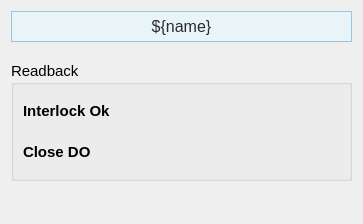
<?xml version="1.0" encoding="UTF-8"?>
<ui version="4.0">
 <class>Form</class>
 <widget class="QWidget" name="Form">
  <property name="geometry">
   <rect>
    <x>0</x>
    <y>0</y>
    <width>363</width>
    <height>224</height>
   </rect>
  </property>
  <property name="sizePolicy">
   <sizepolicy hsizetype="Preferred" vsizetype="Preferred">
    <horstretch>0</horstretch>
    <verstretch>0</verstretch>
   </sizepolicy>
  </property>
  <property name="windowTitle">
   <string>Form</string>
  </property>
  <layout class="QVBoxLayout" name="verticalLayout_2">
   <item>
    <widget class="PyDMLabel" name="PyDMLabel_11">
     <property name="maximumSize">
      <size>
       <width>16777215</width>
       <height>40</height>
      </size>
     </property>
     <property name="font">
      <font>
       <pointsize>12</pointsize>
      </font>
     </property>
     <property name="toolTip">
      <string/>
     </property>
     <property name="styleSheet">
      <string notr="true">    background-color: #e8f4f8;

    border: 1px solid #90c8e0;

    padding: 5px;

    color: rgb(43, 43, 43);</string>
     </property>
     <property name="text">
      <string>${name}</string>
     </property>
     <property name="alignment">
      <set>Qt::AlignCenter</set>
     </property>
    </widget>
   </item>
   <item>
    <spacer name="verticalSpacer_2">
     <property name="orientation">
      <enum>Qt::Vertical</enum>
     </property>
     <property name="sizeType">
      <enum>QSizePolicy::Fixed</enum>
     </property>
     <property name="sizeHint" stdset="0">
      <size>
       <width>20</width>
       <height>13</height>
      </size>
     </property>
    </spacer>
   </item>
   <item>
    <widget class="QGroupBox" name="groupBox">
     <property name="sizePolicy">
      <sizepolicy hsizetype="Preferred" vsizetype="Fixed">
       <horstretch>0</horstretch>
       <verstretch>0</verstretch>
      </sizepolicy>
     </property>
     <property name="minimumSize">
      <size>
       <width>0</width>
       <height>120</height>
      </size>
     </property>
     <property name="font">
      <font>
       <pointsize>11</pointsize>
      </font>
     </property>
     <property name="title">
      <string>Readback</string>
     </property>
     <layout class="QVBoxLayout" name="verticalLayout_14">
      <item>
       <layout class="QHBoxLayout" name="horizontalLayout_4" stretch="1,2">
        <item>
         <layout class="QVBoxLayout" name="verticalLayout">
          <item>
           <widget class="QLabel" name="interlock_ok_label_8">
            <property name="font">
             <font>
              <pointsize>11</pointsize>
             </font>
            </property>
            <property name="styleSheet">
             <string/>
            </property>
            <property name="text">
             <string>&lt;html&gt;&lt;head/&gt;&lt;body&gt;&lt;p&gt;&lt;span style=&quot; font-weight:600;&quot;&gt;Interlock Ok&lt;/span&gt;&lt;/p&gt;&lt;/body&gt;&lt;/html&gt;</string>
            </property>
           </widget>
          </item>
          <item>
           <widget class="QLabel" name="interlock_ok_label_14">
            <property name="font">
             <font>
              <pointsize>11</pointsize>
             </font>
            </property>
            <property name="styleSheet">
             <string/>
            </property>
            <property name="text">
             <string>&lt;html&gt;&lt;head/&gt;&lt;body&gt;&lt;p&gt;&lt;span style=&quot; font-weight:600;&quot;&gt;Close DO&lt;/span&gt;&lt;/p&gt;&lt;/body&gt;&lt;/html&gt;</string>
            </property>
           </widget>
          </item>
         </layout>
        </item>
        <item>
         <layout class="QVBoxLayout" name="verticalLayout_4">
          <item>
           <widget class="PyDMByteIndicator" name="PyDMByteIndicator">
            <property name="toolTip">
             <string/>
            </property>
            <property name="channel">
             <string>ca://${prefix}:CLS_OK_RBV</string>
            </property>
            <property name="showLabels">
             <bool>false</bool>
            </property>
            <property name="circles">
             <bool>true</bool>
            </property>
           </widget>
          </item>
          <item>
           <widget class="PyDMByteIndicator" name="PyDMByteIndicator_7">
            <property name="toolTip">
             <string/>
            </property>
            <property name="channel">
             <string>ca://${prefix}:CLS_DO_RBV</string>
            </property>
            <property name="showLabels">
             <bool>false</bool>
            </property>
            <property name="circles">
             <bool>true</bool>
            </property>
           </widget>
          </item>
         </layout>
        </item>
       </layout>
      </item>
     </layout>
    </widget>
   </item>
   <item>
    <spacer name="verticalSpacer">
     <property name="orientation">
      <enum>Qt::Vertical</enum>
     </property>
     <property name="sizeHint" stdset="0">
      <size>
       <width>20</width>
       <height>89</height>
      </size>
     </property>
    </spacer>
   </item>
  </layout>
 </widget>
 <customwidgets>
  <customwidget>
   <class>PyDMByteIndicator</class>
   <extends>QWidget</extends>
   <header>pydm.widgets.byte</header>
  </customwidget>
  <customwidget>
   <class>PyDMLabel</class>
   <extends>QLabel</extends>
   <header>pydm.widgets.label</header>
  </customwidget>
 </customwidgets>
 <resources/>
 <connections/>
</ui>
